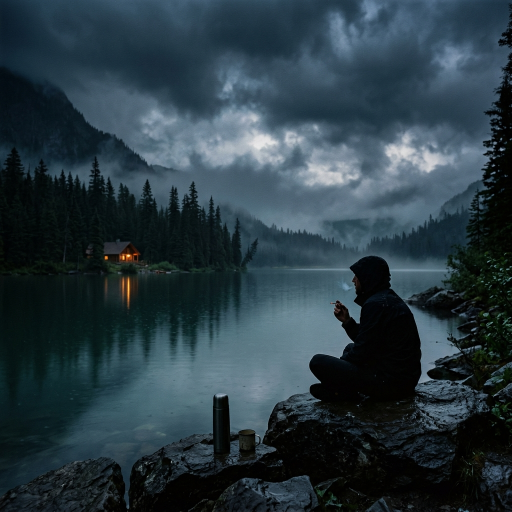
#> input picture assets/images/lake_guy.png, 1024 x 1024 px, found by its file name (shown at 1/2 size)
$ python crop_ember.py
#> lines starting #> are read from the running program, lines starting #| are printed output that depends on the picture
from PIL import Image

img = Image.open('c:/laragon/www/my_vibe/assets/images/lake_guy.png').convert('RGB')
#> img is the input picture: PIL image 1024x1024 RGB; mean R, G, B 41.6, 58.4, 66.7
w, h = img.size
#> w = 1024; h = 1024

# Let's crop a 60x60 region centered at x=681, y=507
cx, cy = 681, 507
crop_r = 30
cropped = img.crop((cx - crop_r, cy - crop_r, cx + crop_r, cy + crop_r))
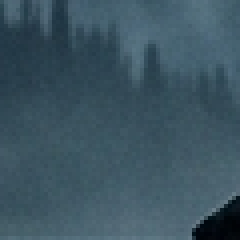
#> cropped: PIL image 60x60 RGB (shown 4 times larger); mean R, G, B 60.6, 84.6, 97
cropped.save('c:/laragon/www/my_vibe/scratch/ember_check.png')
print(f"Saved ember_check.png centered at {cx}, {cy}")

$ run again, with assets/images/rainy_forest.jpg saved as assets/images/lake_guy.png
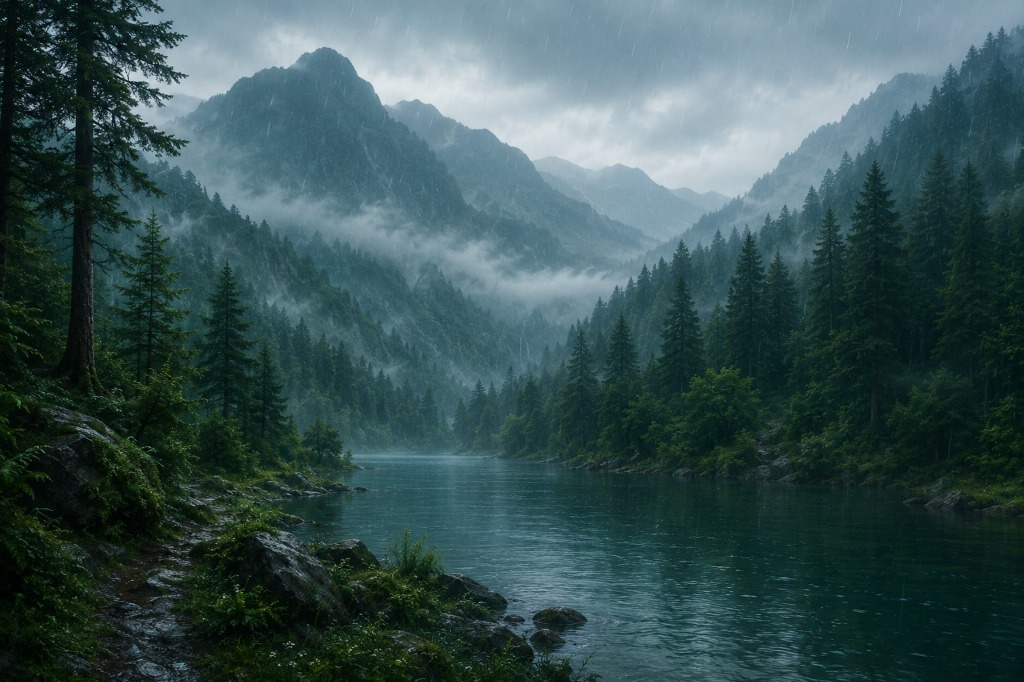
#> input picture assets/images/rainy_forest.jpg, 1024 x 682 px, found by its file name
#> img is the input picture: PIL image 1024x682 RGB; mean R, G, B 56.5, 82.1, 83.3
#> `cropped = img.crop((cx - crop_r, cy - crop_r, cx + crop_r, cy + crop_r))`:
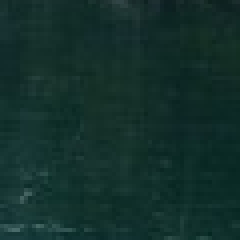
#> cropped: PIL image 60x60 RGB (shown 4 times larger); mean R, G, B 18.9, 47.6, 43
